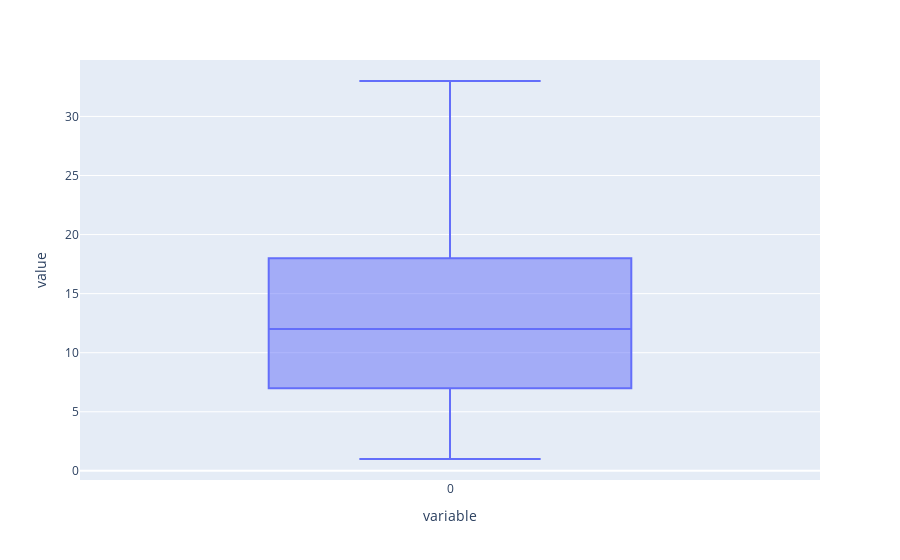

Source (notebook cell):
### Code cell
# Calculate tweet lengths
tweet_len = pd.Series([len(tweet.split()) for tweet in df['clean_text']])

# The distribution of tweet text lengths
tweet_len.plot(kind='box')

### Figure 1 — Plotly figure (JSON) as saved in the notebook; plotly's stock layout.template omitted (floating-point values rounded to 4 significant figures; data arrays with more than 128 entries replaced by an {"elided": "..."} marker saying what was removed)
{"data": [{"alignmentgroup": "True", "hovertemplate": "variable=%{x}<br>value=%{y}<extra></extra>", "legendgroup": "", "marker": {"color": "#636efa"}, "name": "", "notched": false, "offsetgroup": "", "orientation": "v", "showlegend": false, "type": "box", "x": {"elided": "27480 str values"}, "x0": " ", "xaxis": "x", "y": {"elided": "27480 int values"}, "y0": " ", "yaxis": "y"}], "layout": {"boxmode": "group", "legend": {"tracegroupgap": 0}, "margin": {"t": 60}, "xaxis": {"anchor": "y", "domain": [0, 1], "title": {"text": "variable"}}, "yaxis": {"anchor": "x", "domain": [0, 1], "title": {"text": "value"}}}}
